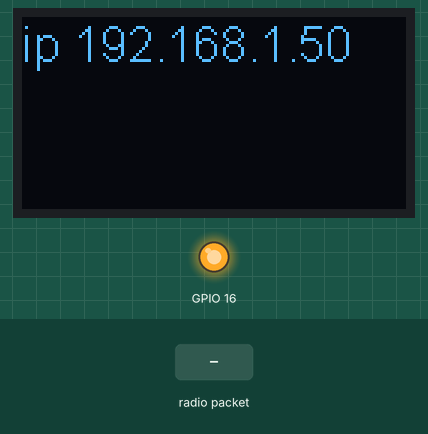
Bench run of a sketch on a simulated ESP32. Shown: 128×64 one-colour display, output pins drawn as LEDs (lit = HIGH). Inputs (shaded band) come from the test bench. WiFi joins after 1.5 s; servers stay silent unless stated; no radio packets arrive unless stated; no MQTT or app messages arrive unless stated; what the sketch prints to the serial monitor is not drawn.

Above: at 4.3 s.
4.4 s: radio packet "1" arrives
At 4.7 s:
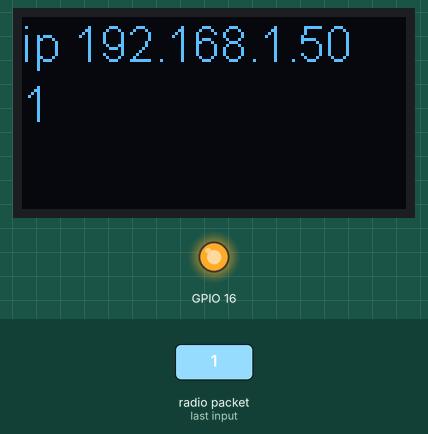
5.9 s: radio packet "0" arrives
At 6.9 s:
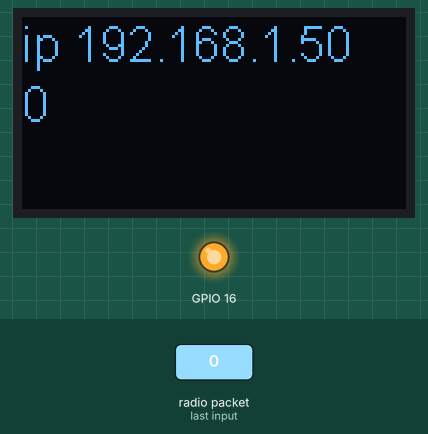
Timing chart, 0 to 8.9 s (numbered marks = the images above; inputs shaded):
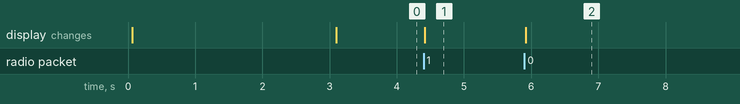

The sketch:

OLED_LoRa_ReceiveMqtt.ino
```cpp
#include <SPI.h>
#include <LoRa.h>
#include <Wire.h>
#include "SSD1306.h"
#include "images.h"
#include <WiFi.h>
#include <PubSubClient.h>
#include <ArduinoJson.h>

#define SCK     5    // GPIO5  -- SX1278's SCK
#define MISO    19   // GPIO19 -- SX1278's MISO
#define MOSI    27   // GPIO27 -- SX1278's MOSI
#define SS      18   // GPIO18 -- SX1278's CS
#define RST     14   // GPIO14 -- SX1278's RESET
#define DI0     26   // GPIO26 -- SX1278's IRQ(Interrupt Request)
#define BAND    923E6

String rssi = "RSSI --";
String packSize = "--";
String packet ;

//==================================================
//OLED pins to ESP32 GPIOs via this connecthin:
//OLED_SDA -- GPIO4
//OLED_SCL -- GPIO15
//OLED_RST -- GPIO16
SSD1306  display(0x3c, 4, 15);

char ssid[32] = "i2r";
char password[32] = "00000000";
unsigned long lastConnectTry = 0;
unsigned int sWifi;

// mqtt를 위한 설정
const char* mqtt_server = "broker.mqtt-dashboard.com";
const char* outTopic = "/ims1234/inTopic";
const char* inTopic = "/ims1234/outTopic";
const char* clientName = "aaa"; // AP 이름과 같이 사용
char msg[100];

WiFiClient espClient;
PubSubClient client(espClient);

int connectWifi(){
  //WiFi.disconnect();
  //WiFi.mode(WIFI_STA); //이 모드를 설정 않해야 AP가 살아있습니다.
  //IPAddress ip(192, 168, 0, 201); // this 3 lines for a fix IP-address
  //IPAddress gateway(192, 168, 0, 1);
  //IPAddress subnet(255, 255, 255, 0);
  //WiFi.config(ip, gateway, subnet); // before or after Wifi.Begin(ssid, password);
  WiFi.begin(ssid, password);
  delay(3000);

  //referance: https://www.arduino.cc/en/Reference/WiFiStatus
  //WL_NO_SHIELD:255 WL_IDLE_STATUS:0 WL_NO_SSID_AVAIL:1 WL_SCAN_COMPLETED:2
  //WL_CONNECTED:3 WL_CONNECT_FAILED:4 WL_CONNECTION_LOST:5 WL_DISCONNECTED:6
  //int connRes = WiFi.waitForConnectResult();
  sWifi = WiFi.status();
  Serial.print ( "wifi status: " );
  Serial.println ( sWifi );
  if(sWifi == WL_CONNECTED){
    Serial.println("well connected");
    Serial.println(WiFi.localIP());
  }
  else
    WiFi.disconnect();
  drawFontFaceDemo();
  return sWifi;
}

void drawFontFaceDemo() {
    display.clear();
    String s;
    if(sWifi!=WL_DISCONNECTED)
      s="ip "+toStringIp(WiFi.localIP());
    else
      s="wifi disconnected";
    display.drawString(0, 0, s);
    display.drawString(0, 20, packet);
    display.display();
}

void cbk(int packetSize) {
  packet ="";
  packSize = String(packetSize,DEC);
  for (int i = 0; i < packetSize; i++) { packet += (char) LoRa.read(); }
  rssi = "RSSI " + String(LoRa.packetRssi(), DEC) ;
  Serial.println(rssi);
  Serial.println(packet);
  drawFontFaceDemo();
  packet.toCharArray(msg, packet.length()+1);
  client.publish(outTopic, msg);
}

void setup() {
  DisplaySetup();
  Serial.begin(115200);
  connectWifi();
  while (!Serial);
  Serial.println();
  Serial.println("LoRa Receiver Callback");
  SPI.begin(SCK,MISO,MOSI,SS);
  LoRa.setPins(SS,RST,DI0);
  if (!LoRa.begin(923E6)) {
    Serial.println("Starting LoRa failed!");
    while (1);
  }
  //LoRa.onReceive(cbk);
  LoRa.receive();
  Serial.println("init ok");

  // mqtt 설정
  client.setServer(mqtt_server, 1883);
  client.setCallback(callback);
}

// 통신에서 문자가 들어오면 이 함수의 payload 배열에 저장된다.
void callback(char* topic, byte* payload, unsigned int length) {
  Serial.print("Message arrived [");
  Serial.print(topic);
  Serial.print("] ");
  for (int i = 0; i < length; i++) {
    Serial.print((char)payload[i]);
    Serial1.print((char)payload[i]);
  }
  Serial.println();
}

// mqtt 통신에 지속적으로 접속한다.
void reconnect() {
  // Loop until we're reconnected
  while (!client.connected()) {
    Serial.print("Attempting MQTT connection...");
    // Attempt to connect
    if (client.connect(clientName)) {
      Serial.println("connected");
      // Once connected, publish an announcement...
      client.publish(outTopic, "Reconnected");
      // ... and resubscribe
      client.subscribe(inTopic);
    } else {
      Serial.print("failed, rc=");
      Serial.print(client.state());
      Serial.println(" try again in 5 seconds");
      // Wait 5 seconds before retrying
      delay(5000);
    }
  }
}

void DisplaySetup() {
  pinMode(16,OUTPUT);
  digitalWrite(16, LOW);    // set GPIO16 low to reset OLED
  delay(50);
  digitalWrite(16, HIGH); // while OLED is running, must set GPIO16 in high
  // Initialising the UI will init the display too.
  display.init();
  display.flipScreenVertically();
  display.setFont(ArialMT_Plain_16);
  display.setTextAlignment(TEXT_ALIGN_LEFT);
}

void loop() {
  int packetSize = LoRa.parsePacket();
  if (packetSize) { cbk(packetSize);  }
  delay(10);

  long now = millis();
  //6초에 한번 와이파이 끊기면 다시 연결
  sWifi = WiFi.status();
  //Serial.println(sWifi);
  if (sWifi == WL_CONNECTED ) {
    if (!client.connected() && sWifi==WL_CONNECTED) {
      reconnect();
    }
    client.loop();
  }
  else {
    if(now > (lastConnectTry + 6000)) {
      lastConnectTry=now;
      Serial.println ( "Connect requested" );
      connectWifi();
    }
  }
}

/** IP to String? */
String toStringIp(IPAddress ip) {
  String res = "";
  for (int i = 0; i < 3; i++) {
    res += String((ip >> (8 * i)) & 0xFF) + ".";
  }
  res += String(((ip >> 8 * 3)) & 0xFF);
  return res;
}
```

Source omitted: images.h (data table, 5377 bytes)

Measured:
- after the input at 4.4 s, the display: changes at once (image 1)
- after the input at 5.9 s, the display: changes at once (image 2)
